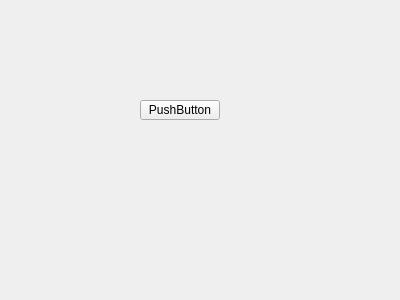
<?xml version="1.0" encoding="UTF-8"?>
<ui version="4.0">
 <class>MyWidget</class>
 <widget class="QWidget" name="MyWidget">
  <property name="geometry">
   <rect>
    <x>0</x>
    <y>0</y>
    <width>400</width>
    <height>300</height>
   </rect>
  </property>
  <property name="windowTitle">
   <string>MyWidget</string>
  </property>
  <widget class="QPushButton" name="pushButton">
   <property name="geometry">
    <rect>
     <x>140</x>
     <y>100</y>
     <width>80</width>
     <height>20</height>
    </rect>
   </property>
   <property name="text">
    <string>PushButton</string>
   </property>
  </widget>
 </widget>
 <layoutdefault spacing="6" margin="11"/>
 <resources/>
 <connections/>
</ui>
